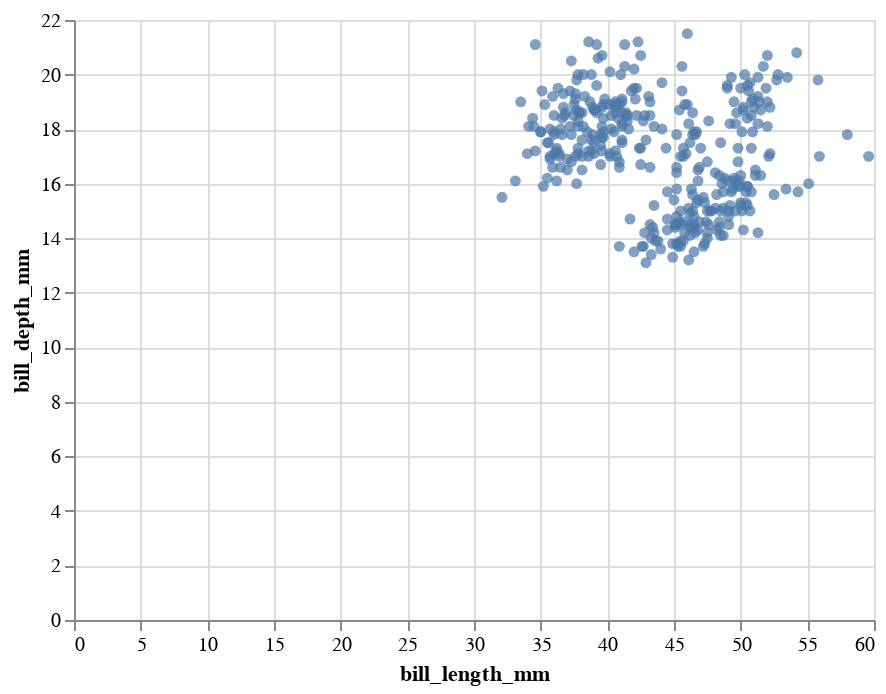

The notebook cell this image was saved under:
### Markdown cell above
## Quick Interactive
Notice the use of `.interactive()` in the scatterplot between bill length and depth, which allows the user to scroll and pan through the visualization. Since this is such a common request, Altair provides it by default!

### Code cell
alt.Chart(penguins).mark_circle().encode(
  x="bill_length_mm:Q",
  y="bill_depth_mm:Q"
).interactive()

### Figure 1 — Vega-Lite specification as saved in the notebook (floating-point values rounded to 4 significant figures; data arrays with more than 128 entries replaced by an {"elided": "..."} marker saying what was removed)
{"config": {"view": {"continuousWidth": 400, "continuousHeight": 300}}, "data": {"name": "data-2579922f606b528784ce92236e4ec646"}, "mark": "circle", "encoding": {"x": {"field": "bill_length_mm", "type": "quantitative"}, "y": {"field": "bill_depth_mm", "type": "quantitative"}}, "selection": {"selector004": {"type": "interval", "bind": "scales", "encodings": ["x", "y"]}}, "$schema": "https://vega.github.io/schema/vega-lite/v4.17.0.json", "datasets": {"data-2579922f606b528784ce92236e4ec646": {"elided": "342 records"}}}
